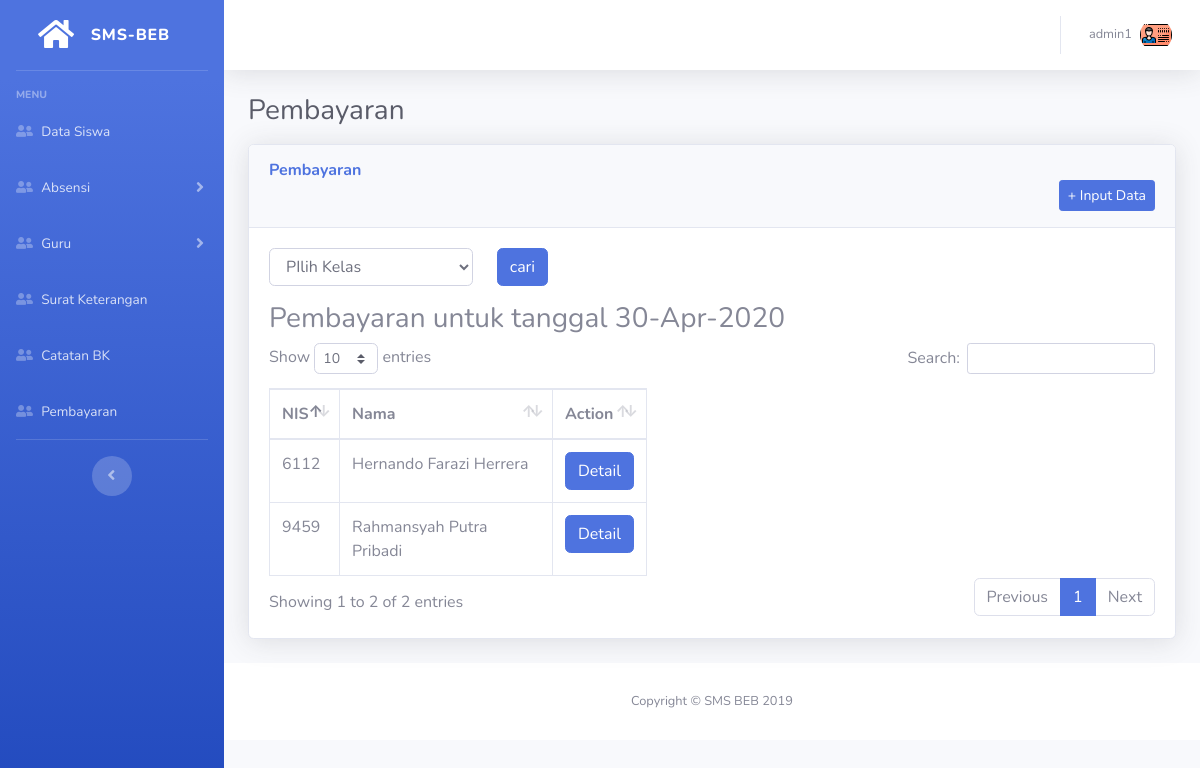
Page /SMSBEB-admin/pembayaran/Pembayaran.php (signed in) on the committed database.
### tables this page shows
CREATE TABLE `tb_pembayaran` (
  `id` int(6) NOT NULL,
  `nis` varchar(11) NOT NULL,
  `tanggal` timestamp NOT NULL DEFAULT current_timestamp(),
  `jml_tagihan` int(8) NOT NULL,
  `status` varchar(8) NOT NULL DEFAULT 'Lunas',
  `jenis_pembayaran` tinyint(1) NOT NULL COMMENT '''SPP Tahun 1'',''SPP Tahun 2'',''SPP Tahun 3'',''Study Tour''',
  `deskripsi` varchar(50) DEFAULT NULL
);

CREATE TABLE `tb_siswa` (
  `nis` varchar(11) NOT NULL,
  `nama` varchar(30) NOT NULL,
  `email` varchar(50) NOT NULL,
  `password` varchar(50) NOT NULL,
  `jenis_kelamin` tinyint(1) NOT NULL,
  `id_kelas` varchar(5) NOT NULL,
  `alamat` varchar(100) NOT NULL,
  `tempat_lahir` varchar(50) NOT NULL,
  `tanggal_lahir` date NOT NULL,
  `no_hp` varchar(13) NOT NULL,
  `kode` enum('User') DEFAULT NULL,
  `foto` varchar(100) NOT NULL
);

### SMSBEB-admin/pembayaran/Pembayaran.php (the view, shortened to what this page needs)
<?php
    include "../layout/theme.php";
    ?>
        <div class="container-fluid">
          <div class="d-sm-flex align-items-center justify-content-between mb-3">
            <span class="h3 mb-0 text-gray-800">Pembayaran</span>
          </div>
          <div class="card shadow mb-4">
            <div class="card-header py-3">
              <h6 class="m-0 font-weight-bold text-primary">
              Pembayaran </h6>
              <a href="form.php?type=add"><button class="btn btn-primary btn-sm float-right">+ Input Data</button></a>
            </div>
            <div class="card-body">
              <form action="" method="POST">
                <div class="row">
                  <div class="form-group col-md-3">
                    <select name="kelas" id="" class="form-control">
                    <option value="">PIlih Kelas</option>
                    </select>
                  </div>
                  <div class="form-group col-md-1">
                        <input type="submit" name="cari" value="cari" class="btn btn-primary btn-block">
                  </div>
                </div>
              </form>
            <h3>Pembayaran untuk tanggal <?= date("d-M-Y") ?></h3>
            <table class="table table-bordered dataTable" id="dataTable">
               <thead>
                  <tr>
                      <th>NIS</th>
                      <th>Nama</th>
                      <th>
                          Action
                      </th>
                  </tr>
               </thead>
               <tbody>
                <?php
                $where = "";
                    $ql = mysqli_query($koneksi, "SELECT ta.*, ts.nama, ts.nis FROM tb_pembayaran ta JOIN tb_siswa ts on ta.nis=ts.nis $where GROUP BY ts.nis");
                    while($data = mysqli_fetch_array($ql)){
                ?>
                <tr>
                    <td><?= $data["nis"] ?></td>
                    <td><?= $data["nama"] ?></td>
                    <td>
                      <a href="detail.php?id=<?=$data['nis']  ?>"><button class="btn btn-primary">Detail</button></a>
                    </td>
                </tr>
                <?php } ?>
                </tbody>
            </table>
            </div>
          </div>
        </div>
        <?php include "../layout/footer.php" ?>

### rows in the picture
tb_pembayaran: tb_siswa.nis "6112", tb_siswa.nama "Hernando Farazi Herrera"
tb_pembayaran: tb_siswa.nis "9459", tb_siswa.nama "Rahmansyah Putra Pribadi"

### other values in the picture
$_SESSION['username'] "admin1"
